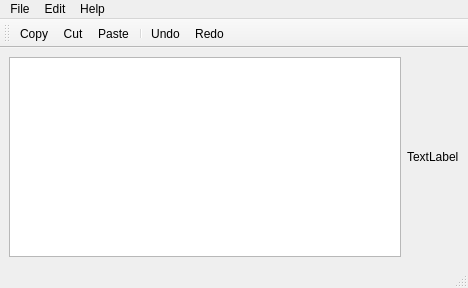
<?xml version="1.0" encoding="UTF-8"?>
<ui version="4.0">
 <class>MainWindow</class>
 <widget class="QMainWindow" name="MainWindow">
  <property name="geometry">
   <rect>
    <x>0</x>
    <y>0</y>
    <width>468</width>
    <height>288</height>
   </rect>
  </property>
  <property name="windowTitle">
   <string>MainWindow</string>
  </property>
  <widget class="QWidget" name="centralwidget">
   <layout class="QHBoxLayout" name="horizontalLayout">
    <item>
     <widget class="QTextEdit" name="textEdit"/>
    </item>
    <item>
     <widget class="QLabel" name="label">
      <property name="text">
       <string>TextLabel</string>
      </property>
     </widget>
    </item>
   </layout>
  </widget>
  <widget class="QMenuBar" name="menubar">
   <property name="geometry">
    <rect>
     <x>0</x>
     <y>0</y>
     <width>468</width>
     <height>22</height>
    </rect>
   </property>
   <widget class="QMenu" name="menuFile">
    <property name="title">
     <string>File</string>
    </property>
    <addaction name="actionQuit"/>
   </widget>
   <widget class="QMenu" name="menuEdit">
    <property name="title">
     <string>Edit</string>
    </property>
    <addaction name="actionCopy"/>
    <addaction name="actionCut"/>
    <addaction name="actionPaste"/>
    <addaction name="separator"/>
    <addaction name="actionUndo"/>
    <addaction name="actionRedo"/>
   </widget>
   <widget class="QMenu" name="menuHelp">
    <property name="title">
     <string>Help</string>
    </property>
    <addaction name="actionAbout"/>
    <addaction name="actionAbout_Qt"/>
   </widget>
   <addaction name="menuFile"/>
   <addaction name="menuEdit"/>
   <addaction name="menuHelp"/>
  </widget>
  <widget class="QStatusBar" name="statusbar"/>
  <widget class="QToolBar" name="toolBar">
   <property name="windowTitle">
    <string>toolBar</string>
   </property>
   <attribute name="toolBarArea">
    <enum>TopToolBarArea</enum>
   </attribute>
   <attribute name="toolBarBreak">
    <bool>false</bool>
   </attribute>
   <addaction name="actionCopy"/>
   <addaction name="actionCut"/>
   <addaction name="actionPaste"/>
   <addaction name="separator"/>
   <addaction name="actionUndo"/>
   <addaction name="actionRedo"/>
  </widget>
  <action name="actionQuit">
   <property name="icon">
    <iconset resource="resource.qrc">
     <normaloff>:/images/quitIcon.png</normaloff>:/images/quitIcon.png</iconset>
   </property>
   <property name="text">
    <string>Quit</string>
   </property>
  </action>
  <action name="actionCopy">
   <property name="icon">
    <iconset resource="resource.qrc">
     <normaloff>:/edit/images/copyIcon.png</normaloff>:/edit/images/copyIcon.png</iconset>
   </property>
   <property name="text">
    <string>Copy</string>
   </property>
  </action>
  <action name="actionCut">
   <property name="icon">
    <iconset resource="resource.qrc">
     <normaloff>:/edit/images/cutIcon.png</normaloff>:/edit/images/cutIcon.png</iconset>
   </property>
   <property name="text">
    <string>Cut</string>
   </property>
  </action>
  <action name="actionPaste">
   <property name="icon">
    <iconset resource="resource.qrc">
     <normaloff>:/edit/images/pasteIcon.png</normaloff>:/edit/images/pasteIcon.png</iconset>
   </property>
   <property name="text">
    <string>Paste</string>
   </property>
  </action>
  <action name="actionUndo">
   <property name="icon">
    <iconset resource="resource.qrc">
     <normaloff>:/edit/images/undoIcon.png</normaloff>:/edit/images/undoIcon.png</iconset>
   </property>
   <property name="text">
    <string>Undo</string>
   </property>
  </action>
  <action name="actionRedo">
   <property name="icon">
    <iconset resource="resource.qrc">
     <normaloff>:/edit/images/redoIcon.png</normaloff>:/edit/images/redoIcon.png</iconset>
   </property>
   <property name="text">
    <string>Redo</string>
   </property>
  </action>
  <action name="actionAbout">
   <property name="icon">
    <iconset resource="resource.qrc">
     <normaloff>:/help/images/aboutIcon.png</normaloff>:/help/images/aboutIcon.png</iconset>
   </property>
   <property name="text">
    <string>About</string>
   </property>
  </action>
  <action name="actionAbout_Qt">
   <property name="icon">
    <iconset resource="resource.qrc">
     <normaloff>:/help/images/aboutQtIcon.png</normaloff>:/help/images/aboutQtIcon.png</iconset>
   </property>
   <property name="text">
    <string>About Qt</string>
   </property>
  </action>
 </widget>
 <resources>
  <include location="resource.qrc"/>
 </resources>
 <connections/>
</ui>
